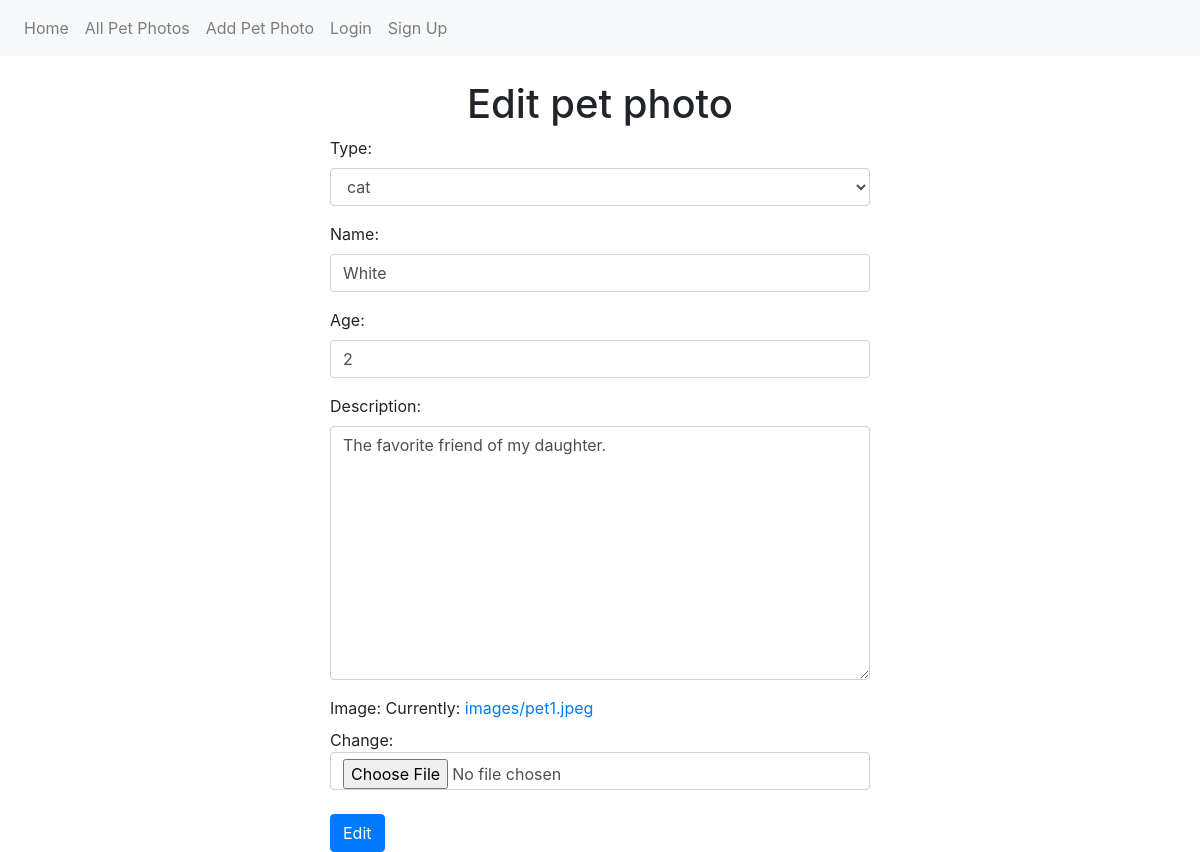
The page /pets/edit/1/ on the database its author committed.
### pets/models.py (models this page shows, shortened)
class Pet(models.Model):
    PET_TYPES = (
        ('Dog', 'dog'),
        ('Cat', 'cat'),
        ('Parrot', 'parrot'),
        ('UNKNOWN', 'unknown'),
    )
    type = models.CharField(max_length=7, choices=PET_TYPES, default='UNKNOWN')
    name = models.CharField(max_length=6, blank=False)
    age = models.IntegerField(blank=False)
    description = models.TextField(blank=False)
    image = models.ImageField(upload_to='images')
    class Meta:
        ordering = ['id']

### pets/views.py (the view)
def pets_edit(request, pk):
    pet = Pet.objects.get(pk=pk)
    if request.method == 'POST':
        old_image = pet.image
        pet = PetForm(request.POST, request.FILES, instance=pet)
        if pet.is_valid():
            os.remove(old_image.path)  # !!! delete old image before saving the new one
            pet.save()
        return redirect('pet details', pk)
    else:
        context = {"pet": pet, 'form': PetForm(instance=pet)}
        return render(request, 'pets/pet_edit.html', context)

### pets/forms.py
class PetForm(forms.ModelForm):
    def __init__(self, *args, **kwargs):
        super().__init__(*args, **kwargs)
        for (_, field) in self.fields.items():
            field.widget.attrs['class'] = 'form-control'
    class Meta:
        model = Pet
        fields = "__all__"

### templates/pets/pet_edit.html (shortened to what this page needs)
{% extends 'landing_page.html' %}
{% load static %}
{% block container %}
    <div class="container">
        <h1 class="text-center">Edit pet photo</h1>
        <div class="row">
            <div class="col-lg-3"></div>
            <div class="col-lg-6">
                <form method="post" class="furniture-form"
                      action="{% url 'pets_edit' pet.pk %}" enctype="multipart/form-data">
                    {{ form.as_p }}
                    <button class="btn btn-primary mt-2" type="submit">Edit</button>
                </form>
            </div>
            <div class="col-lg-3"></div>
        </div>
    </div>
{% endblock container %}

### rows shown on the page
Pet: type "cat", name "White", age "2", description "The favorite friend of my daughter."
